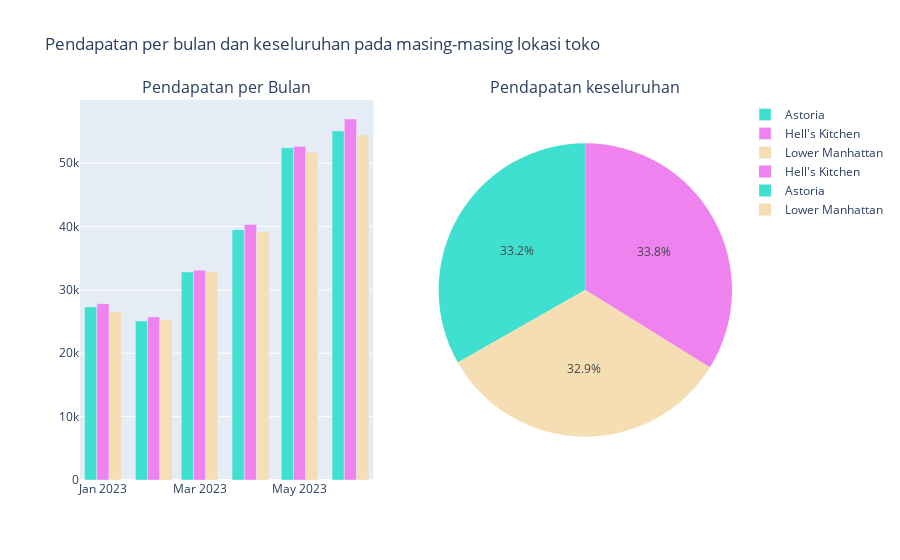

This figure's notebook cell:
### Code cell
colors = ['turquoise', 'violet', 'wheat']

# Mengelompokkan hasilnya berdasarkan wilayah dan bulan, dan menghitung total pendapatan per bulan
monthly_revenue = data.groupby([data['store_location'], pd.to_datetime(data['transaction_date']).dt.to_period('M')])['revenue'].sum().reset_index()

# Mengonversi objek Period menjadi string dengan format tahun-bulan
monthly_revenue['Bulan'] = monthly_revenue['transaction_date'].dt.strftime('%Y-%m')
monthly_revenue = monthly_revenue.rename(columns={'store_location': 'Lokasi toko'})

# hitung pendapatan
total_revenue_by_location = data.groupby('store_location')['revenue'].sum().reset_index()

# Buat subplot
fig = make_subplots(rows=1, cols=2, subplot_titles=("Pendapatan per Bulan", "Pendapatan keseluruhan"), specs=[[{'type': 'bar'}, {'type': 'domain'}]])

# Tambahkan bar plot ke subplot pertama
for i, lokasi in enumerate(monthly_revenue['Lokasi toko'].unique()):
    bulan = monthly_revenue[monthly_revenue['Lokasi toko'] == lokasi]['Bulan']
    pendapatan = monthly_revenue[monthly_revenue['Lokasi toko'] == lokasi]['revenue']
    fig.add_trace(go.Bar(x=bulan, y=pendapatan, name=lokasi, marker_color=colors[i], hovertemplate='<b>%{label}</b><br>Pendapatan: %{value}<br>'), row=1, col=1)

# Tambahkan pie chart ke subplot kedua
fig.add_trace(go.Pie(labels=total_revenue_by_location['store_location'], values=total_revenue_by_location['revenue'], 
                    marker_colors=colors, hovertemplate='<b>%{label}</b><br>Pendapatan: %{value}<br>'), 
              row=1, col=2)

fig.update_layout(title='Pendapatan per bulan dan keseluruhan pada masing-masing lokasi toko')
fig.show()

### Figure 1 — Plotly figure (JSON) as saved in the notebook; plotly's stock layout.template omitted (floating-point values rounded to 4 significant figures)
{"data": [{"hovertemplate": "<b>%{label}</b><br>Pendapatan: %{value}<br>", "marker": {"color": "turquoise"}, "name": "Astoria", "type": "bar", "x": ["2023-01", "2023-02", "2023-03", "2023-04", "2023-05", "2023-06"], "xaxis": "x", "y": [27310.0, 25110.0, 32840.0, 39480.0, 52430.0, 55080.0], "yaxis": "y"}, {"hovertemplate": "<b>%{label}</b><br>Pendapatan: %{value}<br>", "marker": {"color": "violet"}, "name": "Hell's Kitchen", "type": "bar", "x": ["2023-01", "2023-02", "2023-03", "2023-04", "2023-05", "2023-06"], "xaxis": "x", "y": [27820.0, 25720.0, 33110.0, 40300.0, 52600.0, 56960.0], "yaxis": "y"}, {"hovertemplate": "<b>%{label}</b><br>Pendapatan: %{value}<br>", "marker": {"color": "wheat"}, "name": "Lower Manhattan", "type": "bar", "x": ["2023-01", "2023-02", "2023-03", "2023-04", "2023-05", "2023-06"], "xaxis": "x", "y": [26540.0, 25320.0, 32890.0, 39160.0, 51700.0, 54450.0], "yaxis": "y"}, {"domain": {"x": [0.55, 1], "y": [0, 1]}, "hovertemplate": "<b>%{label}</b><br>Pendapatan: %{value}<br>", "labels": ["Astoria", "Hell's Kitchen", "Lower Manhattan"], "marker": {"colors": ["turquoise", "violet", "wheat"]}, "type": "pie", "values": [232200.0, 236500.0, 230100.0]}], "layout": {"annotations": [{"font": {"size": 16}, "showarrow": false, "text": "Pendapatan per Bulan", "x": 0.225, "xanchor": "center", "xref": "paper", "y": 1, "yanchor": "bottom", "yref": "paper"}, {"font": {"size": 16}, "showarrow": false, "text": "Pendapatan keseluruhan", "x": 0.775, "xanchor": "center", "xref": "paper", "y": 1, "yanchor": "bottom", "yref": "paper"}], "title": {"text": "Pendapatan per bulan dan keseluruhan pada masing-masing lokasi toko"}, "xaxis": {"anchor": "y", "domain": [0, 0.45]}, "yaxis": {"anchor": "x", "domain": [0, 1]}}}
